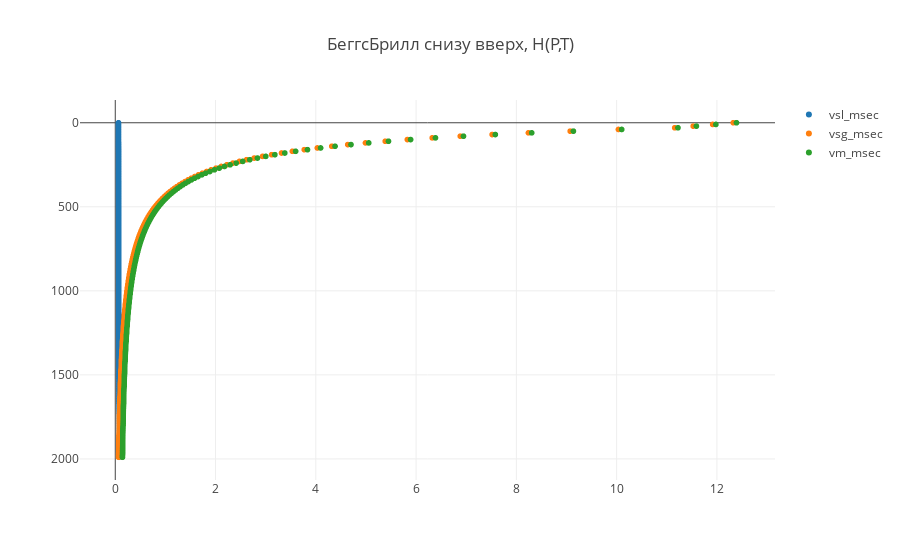

Notebook cell for this chart:
### Code cell
trace1 = trace(34)
trace2 = trace(35)
trace3 = trace(36)

data = [trace1, trace2, trace3]

plot()

### Figure 1 — Plotly figure (JSON) as saved in the notebook; plotly's stock layout.template omitted (floating-point values rounded to 4 significant figures; data arrays with more than 128 entries replaced by an {"elided": "..."} marker saying what was removed)
{"data": [{"mode": "markers", "name": "vsl_msec", "type": "scattergl", "uid": "80688097-eea7-4f5b-a5fb-be6bc2dc9f4e", "x": {"elided": "200 float values"}, "y": {"elided": "200 int values"}}, {"mode": "markers", "name": "vsg_msec", "type": "scattergl", "uid": "f744c67b-a3f8-4212-b1b1-7f209421e425", "x": {"elided": "200 float values"}, "y": {"elided": "200 int values"}}, {"mode": "markers", "name": "vm_msec", "type": "scattergl", "uid": "964451c9-f9e8-4dcd-aff2-712f1422fbba", "x": {"elided": "200 float values"}, "y": {"elided": "200 int values"}}], "layout": {"title": {"text": "БеггсБрилл снизу вверх, H(P,T)"}, "yaxis": {"autorange": "reversed"}}}
